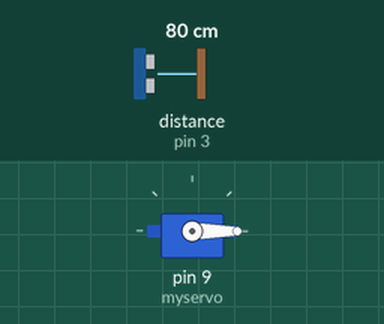
Simulated run of this sketch. Board: Arduino Uno, built with avr-gcc and run on an emulated ATmega328P. On the bench: servo. Wiring (inferred from the names in the program): ultrasonic range finder: trigger pin 2; echo pin 3. Inputs (shaded band) come from the test bench; at power-on: distance to the obstacle (sensor on pin 3) 80 cm. The echo pulse lasts 58.3 µs per cm.

Above: at 1.3 s.
1.4 s: distance to the obstacle (sensor on pin 3) set to 32 cm
2.9 s: distance to the obstacle (sensor on pin 3) set to 27 cm
At 4.2 s:
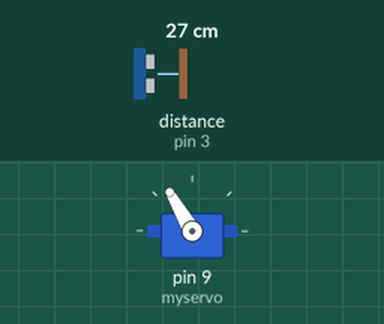
4.5 s: distance to the obstacle (sensor on pin 3) set to 35 cm
At 5.7 s:
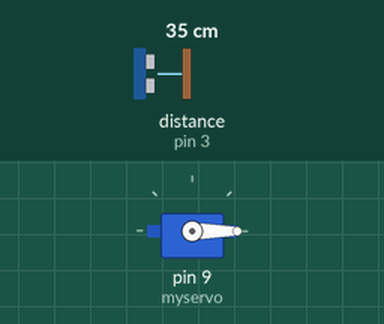
6.0 s: distance to the obstacle (sensor on pin 3) set to 2 cm
At 7.2 s:
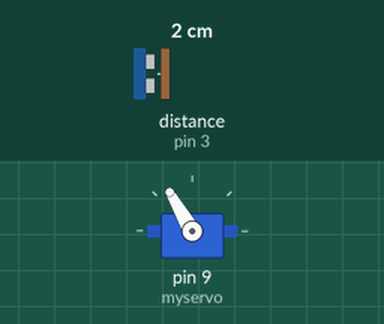
Timing chart, 0 to 8.5 s (numbered marks = the images above; inputs shaded):
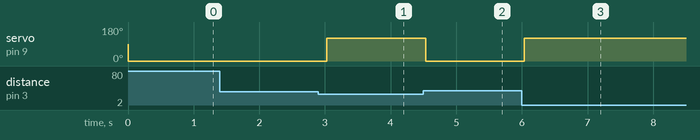

Measured:
- the behaviour switches between 31 and 30 cm on distance to the obstacle (sensor on pin 3) (found by bisection; images 0 and 1)
- after the input at 1.4 s, every drawn part: stays the same
- after the input at 2.9 s, servo on pin 9 (myservo): 0° → 120° after 0.13 s
- after the input at 4.5 s, servo on pin 9 (myservo): 120° → 0° at once
- after the input at 6.0 s, servo on pin 9 (myservo): 0° → 120° at once

The sketch:

smart_dustbin.ino
```cpp
#include<Servo.h>
#define trigPin 2
#define echoPin 3

Servo myservo;
void setup() {
  Serial.begin (9600);
  pinMode(trigPin, OUTPUT);

  pinMode(echoPin, INPUT);
 myservo.attach(9);
}
void loop() {
  long duration, distance;
  digitalWrite(trigPin, LOW);
  delayMicroseconds(2);
  digitalWrite(trigPin, HIGH);
  delayMicroseconds(10);
  digitalWrite(trigPin, LOW);
  duration = pulseIn(echoPin, HIGH);
  distance = (duration / 2) / 29.1;
  if (distance < 30) {

myservo.write(120);
  }
  else {
    myservo.write(0);
  }
  delay(500);
}
```
